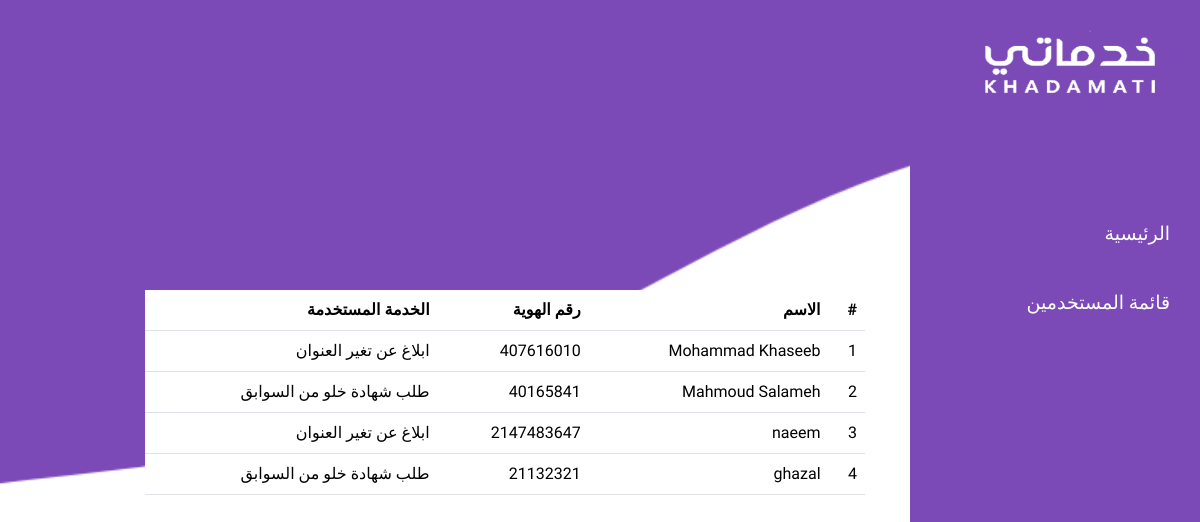
Page /admin/log.php on the committed database.
### tables this page shows
CREATE TABLE `log` (
  `id` int(11) NOT NULL,
  `full_name` varchar(255) NOT NULL,
  `nic` int(255) NOT NULL,
  `service_name` varchar(255) NOT NULL
);

### admin/log.php (the view, shortened to what this page needs)
<!DOCTYPE html>
<html lang="en" dir="rtl">
<head>
  <link rel="stylesheet" href="../scss/log.css">
  <link href="https://cdn.jsdelivr.net/npm/bootstrap@5.3.2/dist/css/bootstrap.min.css" rel="stylesheet" />
  <link rel="stylesheet" href="https://cdnjs.cloudflare.com/ajax/libs/font-awesome/6.5.1/css/all.min.css" />
</head>
<body>
  <div class="logpage">
    <div class="gridd">
      <div class="links">
        <div class="logo">
          <img src="../img/logo-dark.png" width="200" height="70" draggable="false" alt="" />
        </div>
        <ul>
          <a href="index.php">الرئيسية</a>
          <a href="log.php">قائمة المستخدمين</a>
        </ul>
      </div>
      <div class="content pd-5">
        <table class="table">
          <thead class="thead-dark">
            <tr>
              <th scope="col">#</th>
              <th scope="col">الاسم</th>
              <th scope="col">رقم الهوية</th>
              <th scope="col">الخدمة المستخدمة</th>
            </tr>
          </thead>
          <?php
          include('../connection.php');
          $sql = 'SELECT * from log';
          $result = $database->query($sql);
          if ($result->num_rows > 0) {
            while ($row = $result->fetch_assoc()) {
              echo "<tr><td>" . $row["id"] . "</td><td>" . $row["full_name"] . "</td><td>".$row["nic"]. "</td><td>".$row["service_name"]. "</td></tr>";
            }
            echo "</table>";
          } else {
            echo "0 Result Found";
          }
          ?>
      </div>
    </div>
  </div>
</body>
</html>

### scss/log.css (style rules this page uses)
html { scroll-behavior: smooth; }
* { padding: 0; margin: 0; box-sizing: border-box; }
body { min-height: 100vh !important; background-image: url('../img/wave.png'); background-position: top; background-repeat: no-repeat; background-size: cover; z-index: 99; position: relative; overflow-x: hidden !important; background-color: #FFF; transition: background-color .6s cubic-bezier(.7, 0, .7, 1); font-family: "Readex Pro", sans-serif !important; font-size: 1rem; line-height: 1.4; }
ul { list-style: none; }
a { text-decoration: none; }
.logpage .gridd { display: grid; grid-template-columns: 290px 1fr 100px; grid-template-rows: 1fr; grid-column-gap: 25px; align-items: center; }
.logpage .links { flex: 0 0 300px; height: 100vh; padding: 30px; background-color: #7c4ab6; }
.logpage .links ul { margin-top: 120px; }
.logpage .links ul a { margin-bottom: 40px; color: #FFF; text-decoration: none; display: block; font-size: 19px; }
.logpage .content { padding: 20px !important; }

### rows in the picture
log: id "1", full_name "Mohammad Khaseeb", nic "407616010", service_name "ابلاغ عن تغير العنوان"
log: id "2", full_name "Mahmoud Salameh", nic "40165841", service_name "طلب شهادة خلو من السوابق"
log: id "3", full_name "naeem", nic "2147483647", service_name "ابلاغ عن تغير العنوان"
log: id "4", full_name "ghazal", nic "21132321", service_name "طلب شهادة خلو من السوابق"
